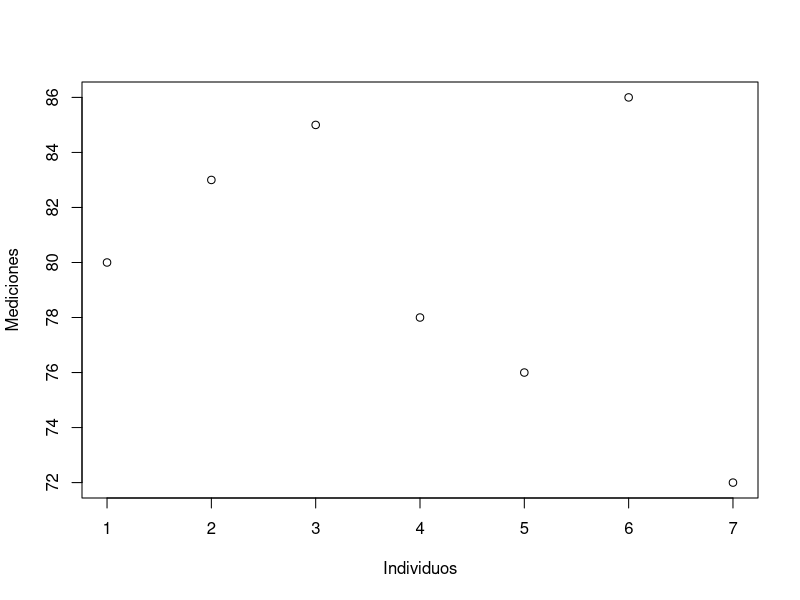

Generate this figure with R:
## ---- chunk 1
library(ggplot2)
mediciones <- c(80,83,85,78,76,86,72)
mediciones
plot(mediciones, xlab = "Individuos", ylab = "Mediciones")
## ---- chunk 2
mean(mediciones)
## ---- chunk 3
# creamos un data frame
datos <- data.frame(mediciones)
datos
## ---- chunk 4
datos$diferencia <- datos$mediciones - (mean(datos$mediciones))
datos
## ---- chunk 5
datos$sum.cuad <- (datos$diferencia)^2
datos
## ---- chunk 6
sum.cuad <- sum(datos$sum.cuad)
sum.cuad
## ---- chunk 7
# Cuasivarianza
cuasi <- round(sum(sum(sum.cuad)/nrow(datos)-1), digits = 2)
cuasi
## ---- chunk 8
# Desviacion Estandar muestral
round(cuasi^(1/2), digits = 2)
